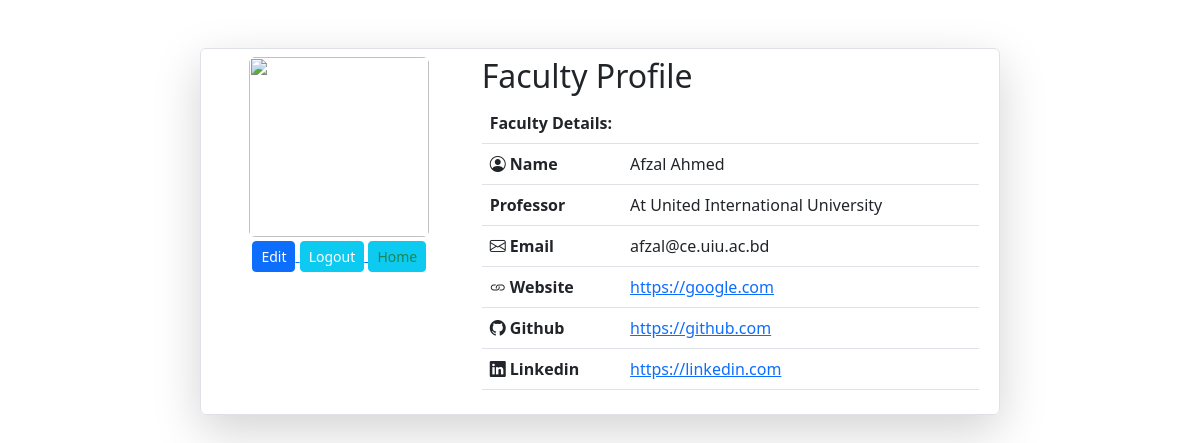
The page /project/f_profile.php (signed in) on the database its author committed.
### tables this page shows
CREATE TABLE `f_users` (
  `name` varchar(255) NOT NULL,
  `type` varchar(255) NOT NULL,
  `email` varchar(255) NOT NULL,
  `password` varchar(255) NOT NULL,
  `github` varchar(255) NOT NULL,
  `linkedin` varchar(255) NOT NULL,
  `website` varchar(255) NOT NULL,
  `image` varchar(255) NOT NULL
);

### project/f_profile.php (the view, shortened to what this page needs)
<!DOCTYPE html>
<html>
<head>
	<link rel="stylesheet" type="text/css" href="./css/bootstrap.min.css">
	<link rel="stylesheet" type="text/css" href="./css/bootstrap-icons.css">
</head>
<body>
		<div class="row col-lg-8 border rounded mx-auto mt-5 p-2 shadow-lg">
			<div class="col-md-4 text-center">
				<img src="<?php echo "upload/".$_SESSION["fimage"] ?>" class="img-fluid rounded" style="width: 180px;height:180px;object-fit: cover;">
				<div>
						<a href="f_profile_edit.php">
							<button class="mx-auto m-1 btn-sm btn btn-primary">Edit</button>
						</a>
						<a href="logout.php">
							<button class="mx-auto m-1 btn-sm btn btn-info text-white">Logout</button>
						</a>
            <a href="f_home.php">
							<button class="mx-auto m-1 btn-sm btn btn-info text-success">Home</button>
						</a>
				</div>
			</div>
			<div class="col-md-8">
				<div class="h2">Faculty Profile</div>
				<table class="table table-hover">
          <?php
              require_once "database.php";
              $email = $_SESSION['femail'];
              $sql = "SELECT * FROM f_users WHERE email = '$email'";
              $sql_run = mysqli_query($conn,$sql);
              foreach ($sql_run as $row) {
           ?>
					<tr><th colspan="2">Faculty Details:</th></tr>
					<tr><th><i class="bi bi-person-circle"></i> Name</th><td><?php echo $row['name']; ?></td></tr>
					<tr><th><i class="bi bi-Profile"></i> <?php echo $row["type"]; ?></th><td> At United International University</td></tr>
					<tr><th><i class="bi bi-envelope"></i> Email</th><td> <?php echo $row["email"]; ?> </td></tr>
					<tr><th><i class="bi bi-link"></i> Website</th><td><a href="<?php echo $row["website"]; ?>"><?php echo $row["website"]; ?></a></td></tr>
					<tr><th><i class="bi bi-github"></i> Github</th><td><a href="<?php echo $row["github"]; ?>"><?php echo $row["github"]; ?></a></td></tr>
					<tr><th><i class="bi bi-linkedin"></i> Linkedin</th><td><a href="<?php echo $row["linkedin"]; ?>"><?php echo $row["linkedin"]; ?></a></td></tr>
        <?php } ?>
				</table>
			</div>
		</div>
</body>
</html>

### rows shown on the page
f_users: name "Afzal Ahmed", type "Professor", email "afzal@ce.uiu.ac.bd", website "https://google.com", github "https://github.com", linkedin "https://linkedin.com"
